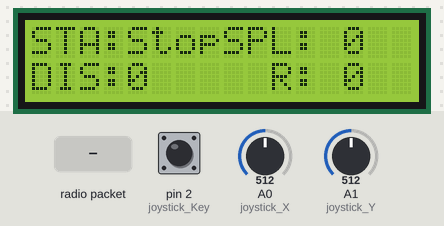
A sketch run on a simulated Arduino Uno, built with avr-gcc and run on an emulated ATmega328P. Shown: 16×2 character LCD. The inputs (shaded band) are chosen by the test bench; at power-on: pin 2 (joystick_Key) HIGH, A0 (joystick_X) = 512, A1 (joystick_Y) = 512. No radio packets arrive unless stated; what the sketch prints to the serial monitor is not drawn.

Above: at 1.2 s.
1.3 s: radio packet "1" arrives
At 2.7 s:
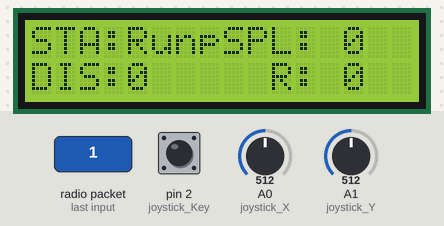
Timing chart, 0 to 4.3 s (numbered marks = the images above; inputs shaded):
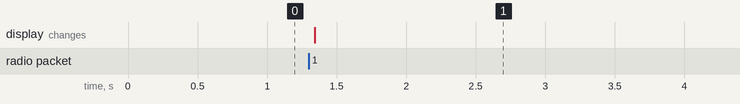

Measured:
- after the input at 1.3 s, the display: changes at once (image 1)

The sketch:

Task_B_1_remote.ino
```cpp
/*
	Name:       bicommunication.ino
	Created:	2021/12/4 23:35:24
	Author:     LAPTOP-MR5CQQ9V\LJR
*/

// Define User Types below here or use a .h file
//
#include <LiquidCrystal.h>
#include <SPI.h>
#include "RF24.h"
#include <MsTimer2.h>


#define   joystick_X    A0
#define   joystick_Y    A1
#define   joystick_Key  2

#define rs                  3
#define enable              4
#define d4                  5
#define d5                  6
#define d6                  7
#define d7                  8

#define RF24_CN             9
#define RF24_CEN            10
//OUTPUT ROW AND COLOUM NUMBER
#define LCD_STA_ROW   0
#define LCD_STA_COL   4
#define LCD_SPEED_ROW 0
#define LCD_SPEED_COL 13
#define LCD_SPEED_2_ROW 1
#define LCD_SPEED_2_COL 13
#define LCD_DIS_ROW   1
#define LCD_DIS_COL   4

#define ONE_METER	1800.0


// Define Function Prototypes that use User Types below here or use a .h file
//
#define RF24_CHANNAL_TX		100

#define CONTROL_PERIOD		10

//1 : left || -1: right
const int motor_position[4] = { 1,1,-1,-1 };

//typedef
typedef struct
{
	struct
	{
		int motor_speed[4];
	}remote_tx;
	struct
	{
		bool state;
		int speed_1;
    int speed_2;
		long distance;//unsigned long distance;
	}car_tx;
}information;

bool keep_speed = false;

void transform(void);

/********************        LCD          ************************/
LiquidCrystal lcd(rs, enable, d4, d5, d6, d7);

//global variable
RF24 rf24(RF24_CN, RF24_CEN);
const byte address[][6] = { "1NODE", "2NODE" };
information info;
const byte pipe = 1;

long unsigned int global_time = 0;
volatile long unsigned int time_limit_tmp = 0;

// The setup() function runs once each time the micro-controller starts
void setup()
{
	rf24.begin();
	rf24.setChannel(RF24_CHANNAL_TX);


  rf24.openWritingPipe(address[0]); // 00002
  rf24.openReadingPipe(pipe, address[1]); // 00001

	rf24.setPALevel(RF24_PA_MAX);
	rf24.setDataRate(RF24_2MBPS);
	Serial.begin(9600);

	joystick_init();
	LCD_task_Init();
	Timer_init();
	Serial.println("init success");

}

void Timer_init(void)
{
	MsTimer2::set(CONTROL_PERIOD, HMI_control);
	MsTimer2::start();
}

void joystick_init(void)
{
	//pinMode(joystick_X, INPUT);
	//pinMode(joystick_Y, INPUT);
	pinMode(joystick_Key, INPUT_PULLUP);
	attachInterrupt(digitalPinToInterrupt(joystick_Key), keep_speed_button,FALLING);
}

void keep_speed_button(void)// the button in joysticks
{
	keep_speed = !keep_speed;
}

void HMI_control(void)
{
  interrupts();
	encode_motor(analogRead(joystick_X),analogRead(joystick_Y));
	LCD_print_feedback();
}

inline void LCD_task_Init(void)
{
	lcd.begin(16, 2);
	lcd.clear();
	lcd.setCursor(0, 0);
	lcd.print("STA:    SPL:");
	lcd.setCursor(0, 1);
	lcd.print("DIS:      R:");
}

inline void LCD_print_feedback(void)
{
	lcd.setCursor(LCD_STA_COL, LCD_STA_ROW);
	if (info.car_tx.state == 0)lcd.print("Stop");
	else lcd.print("Run");

	lcd.setCursor(LCD_SPEED_COL, LCD_SPEED_ROW);
	lcd.print((int)(info.car_tx.speed_1));

  lcd.setCursor(LCD_SPEED_2_COL, LCD_SPEED_2_ROW);
  lcd.print((int)(info.car_tx.speed_2));

	lcd.setCursor(LCD_DIS_COL, LCD_DIS_ROW);
	lcd.print((long)(info.car_tx.distance)/100);
}


void encode_motor(int X, int Y)
{
	if (keep_speed == true)return;
	for (int i = 0;i < 4;i++)
	{
		info.remote_tx.motor_speed[i] = (X - 518) *0.2;    //*200 / 400;//256;
	}
	for (int i = 0;i < 4;i++)
	{
		info.remote_tx.motor_speed[i] += motor_position[i] * ((Y - 517) *0.2);//*200 /400);//256);
    if(info.remote_tx.motor_speed[i]>100)info.remote_tx.motor_speed[i]=100;
    if(info.remote_tx.motor_speed[i]<-100)info.remote_tx.motor_speed[i]=-100;
	}
}

// Add the main program code into the continuous loop() function
void loop()
{
  /*
  info.remote_tx.motor_speed[0] = 10;
  info.remote_tx.motor_speed[1] = 20;
  info.remote_tx.motor_speed[2] = 30;
  info.remote_tx.motor_speed[3] = 70;*/

	transform();
}


void transform(void)
{
  send_data((uint8_t*)&(info.remote_tx), (uint8_t)sizeof(info.remote_tx));
  receive((uint8_t*)&(info.car_tx), (uint8_t)sizeof(info.car_tx), 10000);
  print_data_2();
}


bool receive(void* data, uint8_t size1, long timelimit)
{
  bool st = false;
  rf24.startListening();
  long time_limit_tmp = micros();
  while ((micros() - time_limit_tmp) <= timelimit)
  {
    if (rf24.available())
    {
      rf24.read((uint8_t*)data, size1);
      st = true;
      break;
    }
  }
  rf24.stopListening();
  return st;
}

void send_data(void* data, uint8_t size1)
{
  rf24.stopListening();
  bool send_tmp = rf24.write((uint8_t*)data, (uint8_t)size1);
  Serial.println(send_tmp);
}

void print_data()
{
  Serial.print("motor1:");
  Serial.print(info.remote_tx.motor_speed[0]);
  Serial.print("\tmotor2:");
  Serial.print(info.remote_tx.motor_speed[1]);
  Serial.print("\tmotor3:");
  Serial.print(info.remote_tx.motor_speed[2]);
  Serial.print("\tmotor4:");
  Serial.println(info.remote_tx.motor_speed[3]);
}

void print_data_2()
{
	Serial.print("distance:");
	Serial.print(info.car_tx.distance);
	Serial.print("\spteed:");
	Serial.print(info.car_tx.speed_1);
	Serial.print("\tstate:");
	Serial.println(info.car_tx.state);
}
```
